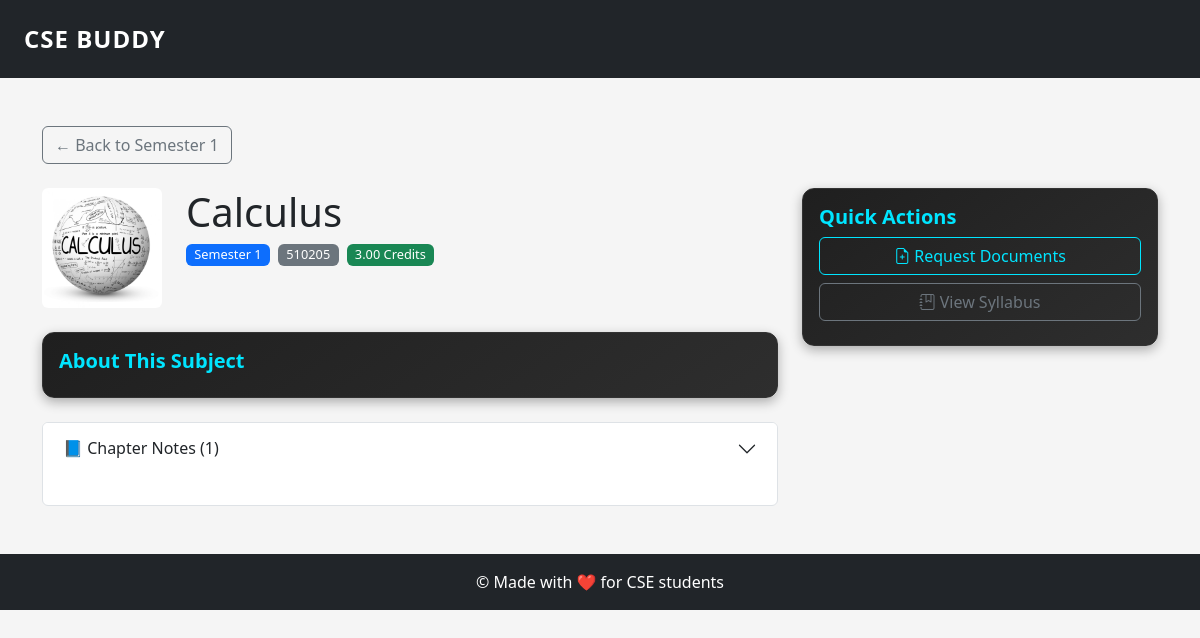
The page /subject/calculus-semester-1/ on the database its author committed.
### notes/models.py (models this page shows, shortened)
class Subject(models.Model):
    title = models.CharField(max_length=100)
    code = models.CharField(max_length=20, blank=True, null=True)
    credit = models.DecimalField(max_digits=4, decimal_places=2)
    description = models.TextField(blank=True, null=True)
    image = models.ImageField(upload_to='subject_images/', blank=True, null=True)
    semester = models.IntegerField(choices=[(i, f'Semester {i}') for i in range(1, 9)])
    slug = models.SlugField(max_length=100, unique=True, blank=True)

### notes/views.py (the view)
# urls.py: path('subject/<slug:slug>/', views.subject_detail, name='subject_detail'),
def subject_detail(request, slug):
    subject = get_object_or_404(
        Subject.objects.prefetch_related('files'),
        slug=slug
    )
    file_categories = {
        category[1]: subject.files.filter(category=category[0])
        for category in SubjectFile.FILE_CATEGORIES
        if subject.files.filter(category=category[0]).exists()
    }
    return render(request, 'subject_detail.html', {
        'subject': subject,
        'file_categories': file_categories,
    })

### notes/templates/subject_detail.html (shortened to what this page needs)
{% load static %}
<!DOCTYPE html>
<html lang="en">
<head>
  <link href="https://cdn.jsdelivr.net/npm/bootstrap@5.3.3/dist/css/bootstrap.min.css" rel="stylesheet">
  <link href="https://cdn.jsdelivr.net/npm/bootstrap-icons@1.10.5/font/bootstrap-icons.css" rel="stylesheet">
  <link rel="stylesheet" href="{% static 'css/style.css' %}">
</head>
<body>
  <nav class="navbar navbar-expand-lg navbar-dark bg-dark py-3">
    <div class="container-fluid px-4">
      <a class="navbar-brand fw-bold" href="{% url 'home' %}">CSE BUDDY</a>
    </div>
  </nav>
  <div class="container py-5">
    <a href="{% url 'semester_view' subject.semester %}" class="btn btn-outline-secondary mb-4">
      ← Back to Semester {{ subject.semester }}
    </a>
    <div class="row">
      <div class="col-md-8">
        <div class="d-flex align-items-start mb-4">
          {% if subject.image %}
          <img src="{{ subject.image.url }}" class="rounded me-4" width="120" height="120" alt="{{ subject.title }}">
          {% endif %}
          <div>
            <h1>{{ subject.title }}</h1>
            <div class="d-flex flex-wrap gap-2 mb-3">
              <span class="badge bg-primary">Semester {{ subject.semester }}</span>
              {% if subject.code %}<span class="badge bg-secondary">{{ subject.code }}</span>{% endif %}
              <span class="badge bg-success">{{ subject.credit }} Credits</span>
            </div>
          </div>
        </div>
        <div class="card mb-4">
          <div class="card-body">
            <h5 class="card-title">About This Subject</h5>
          </div>
        </div>
        <div class="accordion" id="resourcesAccordion">
          {% for category_name, files in file_categories.items %}
          <div class="accordion-item">
            <h2 class="accordion-header">
              <button class="accordion-button collapsed" type="button" data-bs-toggle="collapse"
                      data-bs-target="#collapse{{ forloop.counter }}">
                {{ category_name }} ({{ files|length }})
              </button>
            </h2>
          </div>
          {% endfor %}
        </div>
      </div>
      <div class="col-md-4">
        <div class="card sticky-top" style="top: 20px;">
          <div class="card-body">
            <h5 class="card-title">Quick Actions</h5>
            <a href="{% url 'request_docs' %}" class="btn btn-outline-primary w-100 mb-2">
              <i class="bi bi-file-earmark-plus"></i> Request Documents
            </a>
            <a href="{% url 'syllabus' %}" class="btn btn-outline-secondary w-100 mb-2">
              <i class="bi bi-journal-bookmark"></i> View Syllabus
            </a>
          </div>
        </div>
      </div>
    </div>
  </div>
  <footer class="footer bg-dark text-white py-3 mt-auto">
    <div class="container text-center">
      <p class="mb-0">&copy; Made with ❤️ for CSE students</p>
    </div>
  </footer>
</body>
</html>

### static/css/style.css (style rules this page uses)
.badge { font-size: 0.8rem; font-weight: 500; }
@media (min-width: 992px) { .sticky-top { position: sticky; z-index: 1000; } }
.navbar-brand { font-size: 1.5rem; letter-spacing: 1px; }
body { font-family: 'Segoe UI', sans-serif; background-color: #f5f5f5; }
.card { background: linear-gradient(145deg, #1f1f1f, #2e2e2e); color: #f5f5f5; border: 1px solid #333; border-radius: 12px; transition: transform 0.2s ease, box-shadow 0.2s ease; box-shadow: 0 4px 12px rgba(0, 0, 0, 0.3); }
.card .card-title { font-weight: 600; font-size: 1.25rem; color: #00e5ff; }
.card .btn-outline-primary { border-color: #00e5ff; color: #00e5ff; }
.footer { background-color: #212529; color: #fff; padding: 20px 0; }
.container h2 { font-weight: 600; margin-bottom: 30px; color: #333; }

### rows shown on the page
Subject: semester "1", image (picture), title "Calculus", code "510205", credit "3.00"

### other values the page prints
{{ category_name }} "📘 Chapter Notes"
{{ files|length }} "1"
